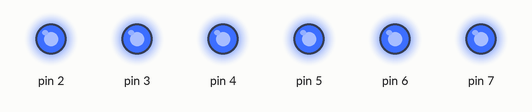
Recording of a sketch running on a simulated Arduino Uno, built with avr-gcc and run on an emulated ATmega328P. Shown: output pins drawn as LEDs (lit = HIGH). What the sketch prints to the serial monitor is not drawn.

Above: at 0.2 s.
At 2.7 s:
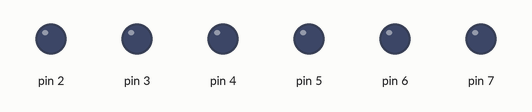
Timing chart, 0 to 3.0 s (numbered marks = the images above):
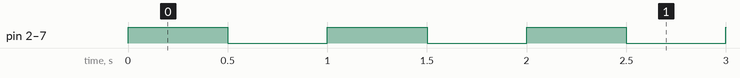

Measured:
- by itself, pin 2–7: alternates HIGH for 0.50 s and LOW for 0.50 s

The sketch:

09_native_scheduler_basic.ino
```cpp
#include <Arduino.h>

typedef void (*TaskCallback)();
struct Task { TaskCallback cb; uint16_t next; uint16_t period; };

uint8_t maskState = 0;
void toggleLed(uint8_t i) {
  const uint8_t m = (uint8_t)(1U << i);
  maskState ^= m;
  digitalWrite((uint8_t)(2 + i), (maskState & m) ? HIGH : LOW);
}
void t1(){toggleLed(0);} void t2(){toggleLed(1);} void t3(){toggleLed(2);}
void t4(){toggleLed(3);} void t5(){toggleLed(4);} void t6(){toggleLed(5);}

Task tasks[6];
TaskCallback callbacks[6] = {t1,t2,t3,t4,t5,t6};

void setup() {
  Serial.begin(115200);
  for (uint8_t i=0;i<6;++i) {
    pinMode((uint8_t)(2+i), OUTPUT);
    tasks[i] = {callbacks[i], (uint16_t)millis(), 500};
  }
  Serial.println(F("TEST 09: six independent native tasks"));
}

void loop() {
  for (uint8_t i=0;i<6;++i) {
    const uint16_t now=(uint16_t)millis();
    if ((int16_t)(now-tasks[i].next) >= 0) {
      const uint16_t scheduled=tasks[i].next;
      tasks[i].cb();
      tasks[i].next=(uint16_t)(scheduled+tasks[i].period);
    }
  }
}
```
